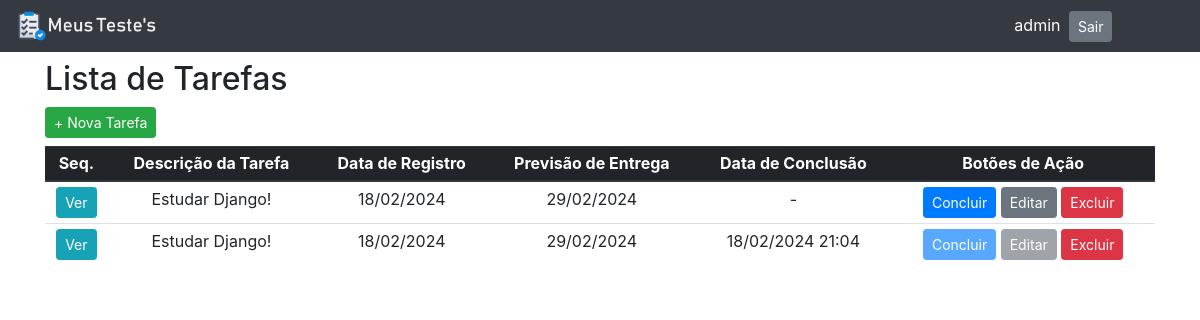
Screenshot of / (signed in) with the database file from the repository.
### tasks/models.py (models this page shows, shortened)
class Task(models.Model):
    usuario = models.ForeignKey(User, on_delete=models.PROTECT, blank=True)
    text_description=models.CharField(max_length=100)
    date_register=models.DateTimeField(auto_now_add=True)
    date_delivery=models.DateTimeField()
    date_complete=models.DateTimeField(null=True, blank=True)
    class Meta:
        ordering = ['date_delivery']

### tasks/views.py (the view)
# urls.py: path('', views.Index.as_view(), name='Index'),
class Index(LoginRequiredMixin, generic.ListView):
    model=models.Task
    context_object_name='tasks'
    template_name='tasks/index.html'
    paginate_by=5
    def get_queryset(self):
        return models.Task.objects.filter(usuario=self.request.user)

### templates/tasks/index.html (shortened to what this page needs)
{% extends 'base.html' %}
{% block h2 %}Lista de Tarefas{% endblock %}
{% block main %}
    <a href="{% url 'tasks:Create' %}" class="btn btn-success btn-sm mb-2">+ Nova Tarefa</a>
    {% if tasks %}
    <table class="table table-hover table-sm text-center">
        <thead class="thead thead-dark">
            <tr>
                <th scope="col">Seq.</th>
                <th scope="col">Descrição da Tarefa</th>
                <th scope="col">Data de Registro</th>
                <th scope="col">Previsão de Entrega</th>
                <th scope="col">Data de Conclusão</th>
                <th scope="col">Botões de Ação</th>
            </tr>
        </thead>
        <tbody>
            {% for task in tasks %}
            <a href=""><tr>
                <th><a href="{% url 'tasks:Taskk' task.pk %}" class="btn btn-info btn-sm">Ver</a></th>
                <td>
                    {% if task.text_description|length > 15 %}
                        {{ task.text_description|slice:":15" }}...
                    {% else %}
                        {{ task.text_description }}
                    {% endif %}
                </td>
                <td>{{ task.date_register|date:"SHORT_DATE_FORMAT" }}</td>
                <td>{{ task.date_delivery|date:"SHORT_DATE_FORMAT" }}</td>
                <td>{{ task.date_complete|date:"SHORT_DATETIME_FORMAT"|default:"-" }}</td>
                <td>
                    <a href="{% url 'tasks:Complete' task.pk %}" class="btn btn-primary btn-sm
                    {%  if task.date_complete %} disabled {% endif %}">Concluir</a>
                    <a href="{% url 'tasks:Update' task.pk %}" class="btn btn-secondary btn-sm
                    {%  if task.date_complete %} disabled {% endif %}">Editar</a>
                    <a href="{% url 'tasks:Delete' task.pk %}" class="btn btn-danger btn-sm">Excluir</a>
                </td>
            </tr></a>
            {% endfor %}
        </tbody>
    </table>
    {% else %}
        <p>Nenhum Registro de Tarefa Encontrado</p>
    {% endif %}
{% endblock %}

### templates/base.html (shortened to what this page needs)
{% load static %}
<!DOCTYPE html>
<html lang="pt-br">
    <head>
        <link rel="stylesheet" href="https://stackpath.bootstrapcdn.com/bootstrap/4.1.3/css/bootstrap.min.css">
    </head>
    <body>
        <nav class="navbar navbar-dark bg-dark row text-white">
            <div class="col-sm-10">
                <a href="{% url 'tasks:Index' %}">
                    <img src="{% static 'tasks/img/meustestes.jpg' %}" alt="logo" width="15%">
                </a>
            </div>
                {% if request.user.is_authenticated %}
            <div class="col-sm-2">
                <form method="post" action="{% url 'logout' %}">{% csrf_token %}
                        {{ request.user }}
                        <input type="submit" class="btn btn-sm btn-secondary ml-1" value="Sair">
                </form>
                {% endif %}
            </div>
        </nav>
        <main class="container mt-2">
            <h2>{% block h2 %}{% endblock %}</h2>
            {% block main %}{% endblock %}
        </main>
    </body>
</html>

### rows the page displays
Task: text_description "Estudar Django!", date_register "18/02/2024", date_delivery "29/02/2024", date_complete "-"
Task: text_description "Estudar Django!", date_register "18/02/2024", date_delivery "29/02/2024", date_complete "18/02/2024 21:04"

### other values shown
{{ request.user }} "admin"
